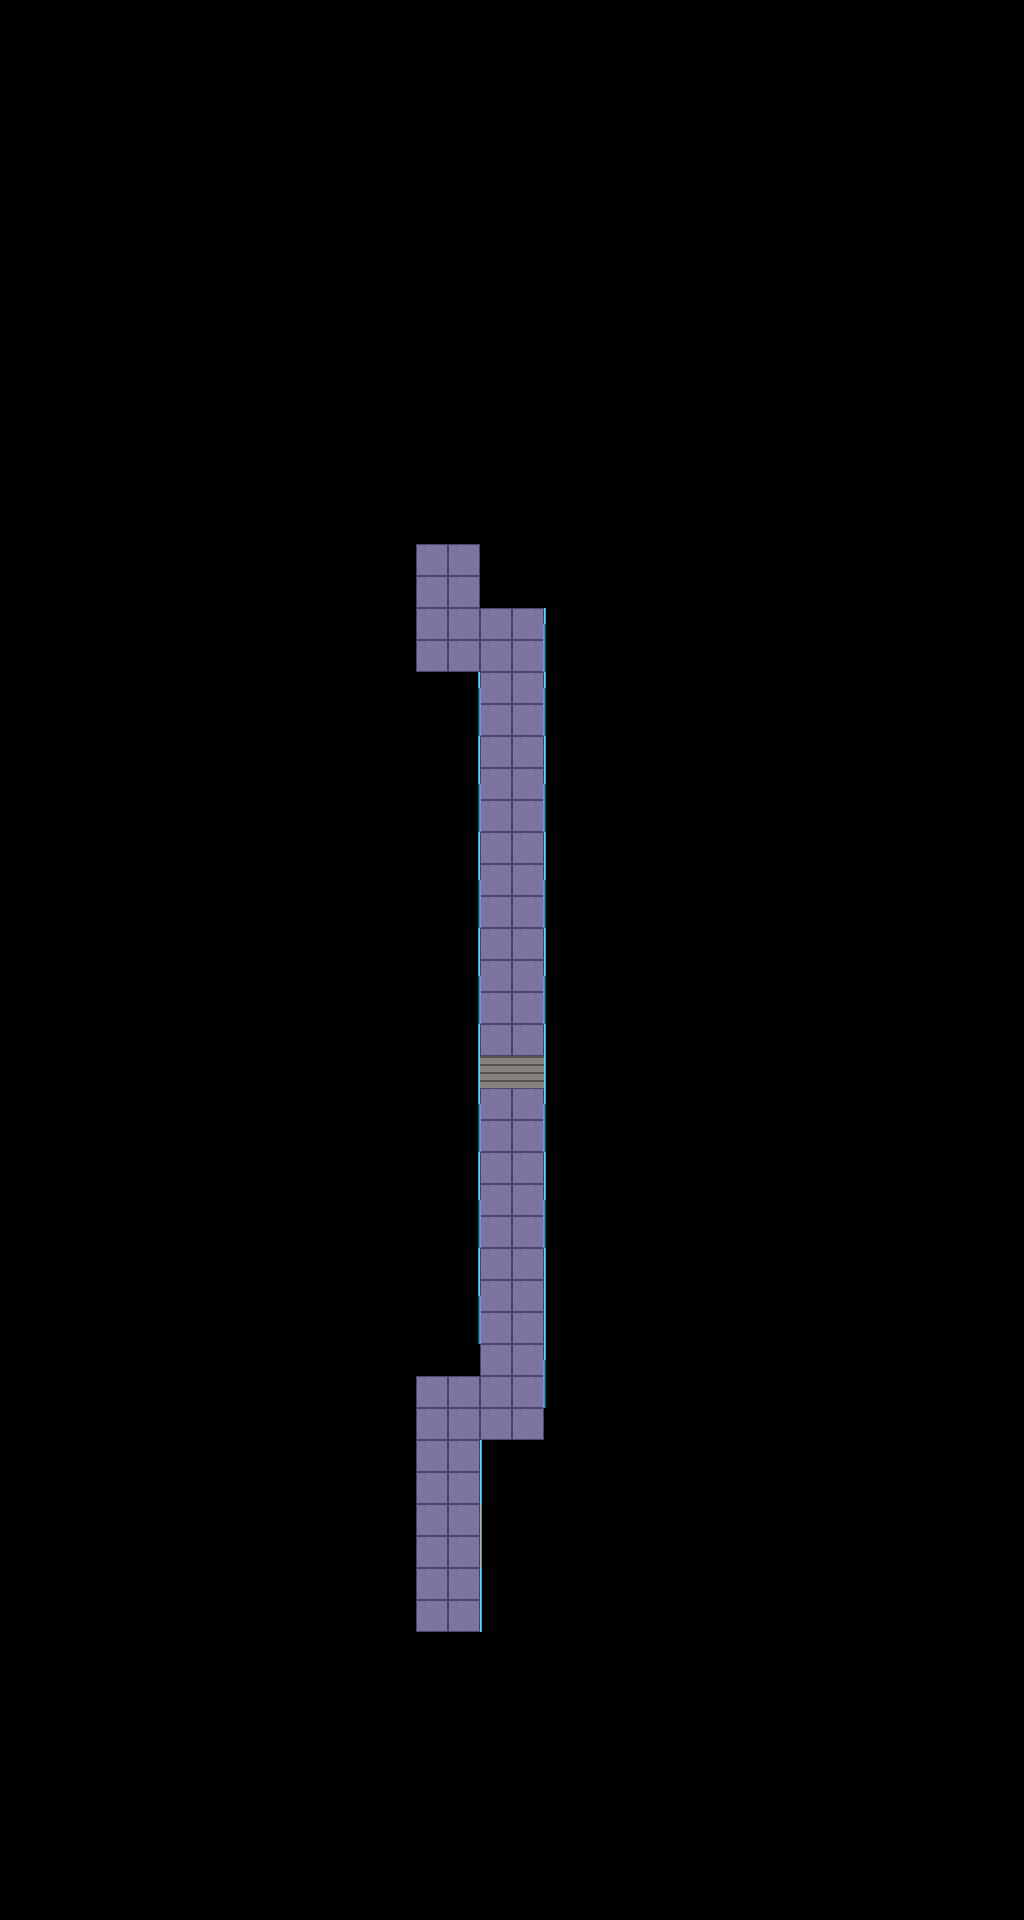

This game map was drawn from its Tiled (.tmx) file and the tilesets committed beside it. A one-line description and the trimmed map source follow:
An orthogonal 32x60 tile map with 32x32 px tiles, 2 tile layers (floor_tiles, object_tiles) and 14 objects (6x mur, spawn_test, WC, scène des craies, portal, ...).

<map version="1.5" tiledversion="1.7.2" orientation="orthogonal" renderorder="right-down" width="32" height="60" tilewidth="32" tileheight="32" infinite="0" nextlayerid="4" nextobjectid="16">
 <tileset firstgid="1" source="../textures/tiles.tsx" />
 <layer id="1" name="floor_tiles" width="32" height="60">
  <data>[1920 cells, 128 non-empty, 6 distinct tile ids]</data>
 </layer>
 <layer id="2" name="object_tiles" width="32" height="60">
  <data>[1920 cells, 30 non-empty, 2 distinct tile ids]</data>
 </layer>
 <objectgroup id="3" name="objects">
  <object id="1" name="spawn_test" x="513.409" y="647">
   <point />
  </object>
  <object id="2" type="mur" x="416" y="672" width="64" height="704" />
  <object id="3" type="mur" x="480" y="1440" width="64" height="192" />
  <object id="4" type="mur" x="544" y="608" width="64" height="832" />
  <object id="5" type="mur" x="480" y="544" width="128" height="64" />
  <object id="6" type="mur" x="352" y="544" width="64" height="128" />
  <object id="7" type="mur" x="352" y="1376" width="64" height="256" />
  <object id="8" name="WC" x="512" y="1536">
   <point />
  </object>
  <object id="9" name="scène des craies" x="576" y="1568">
   <point />
  </object>
  <object id="10" name="to_chambre" type="portal" x="542.5" y="976.5" width="17.75" height="47.25" />
  <object id="11" name="to_carte" x="412" y="538" width="71" height="17.5" />
  <object id="12" name="spawn_chambre" x="512" y="992">
   <point />
  </object>
  <object id="13" name="to_niv3_i" x="416" y="1632" width="64" height="32" />
  <object id="15" name="spawn_dk3_i" x="447.5" y="1531">
   <point />
  </object>
 </objectgroup>
</map>
